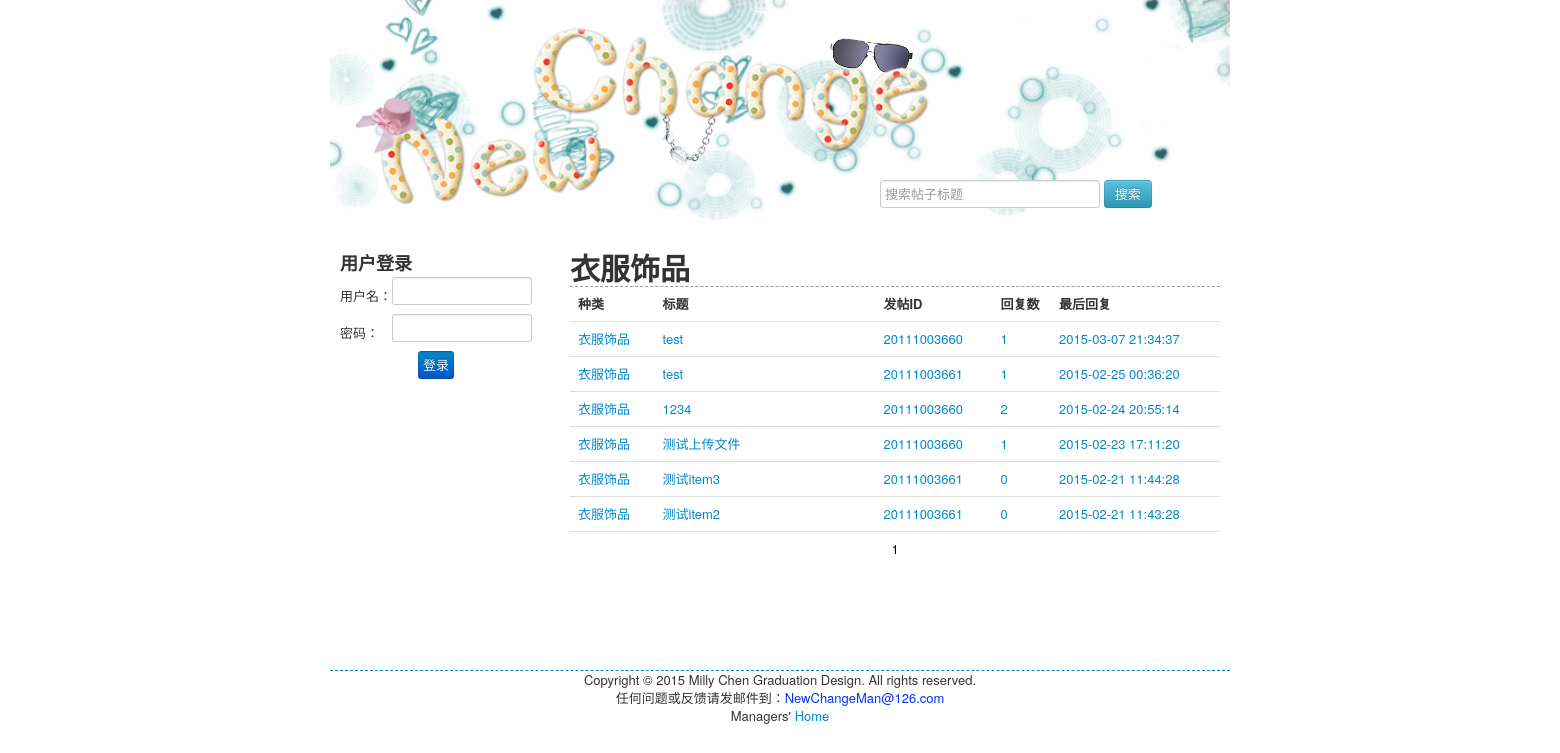
Screenshot of /others/typeselect.php?type=1 with the database file from the repository.
### tables this page shows
CREATE TABLE IF NOT EXISTS `type` (
  `type` bigint(20) NOT NULL AUTO_INCREMENT,
  `name` varchar(20) NOT NULL,
  PRIMARY KEY (`type`)
);

CREATE TABLE IF NOT EXISTS `item` (
  `item_id` bigint(100) NOT NULL AUTO_INCREMENT,
  `type` bigint(20) NOT NULL,
  `title` text NOT NULL,
  `content` text NOT NULL,
  `attachment` text COMMENT '默认为null，有path则取path',
  `author` varchar(30) NOT NULL,
  `time` datetime NOT NULL COMMENT '发帖时间',
  `last_modify` datetime NOT NULL,
  `status` char(2) NOT NULL DEFAULT '0' COMMENT '0代表正常，1代表不显示',
  PRIMARY KEY (`item_id`),
  KEY `author` (`author`),
  KEY `type` (`type`)
);

### others/typeselect.php (the view, shortened to what this page needs)
<!DOCTYPE html PUBLIC "-//W3C//DTD XHTML 1.0 Transitional//EN" "http://www.w3.org/TR/xhtml1/DTD/xhtml1-transitional.dtd">
<html xmlns="http://www.w3.org/1999/xhtml">
<head>
</head>
<body>
<?php
include("header.php");
$type_id=$_GET['type'];
?>
<div id="middle">
<?php include("middle_left.php"); ?>
<div id="middle_right">
<h1 class="border1">
<?php
$typename_res=mysql_query("select * from type where type=".$type_id);
$typename_list=mysql_fetch_array($typename_res);
echo $typename_list["name"];
?>
</h1>
<table class="table">
<thead>
<tr>
<th width="13%">种类</th>
<th width="34%">标题</th>
<th width="18%">发帖ID</th>
<th width="9%">回复数</th>
<th width="26%">最后回复</th>
</tr>
</thead>
<tbody>
<?php
$perNumber=20;
$page=$_GET['page'];
if (!isset($page)) {
 $page=1;
}
$startCount=($page-1)*$perNumber;
$result=mysql_query("select * from item where status='0' and type=".$type_id." order by last_modify desc limit $startCount,$perNumber");
while ($row=mysql_fetch_array($result)) {
$type=$row["type"];
$item_id=$row["item_id"];
?>
<tr class="font_style1">
<td>
<?php
$res=mysql_query("select * from type where type=".$type);
$list=mysql_fetch_array($res);
echo $list["name"];
?>
</td>
<td><a href="item_detail.php?item_id=<?php echo $item_id; ?>"><?php echo $row["title"]; ?></a></td>
<td><?php echo $row["author"]; ?></td>
<td>
<?php
$reply_count=mysql_query("select * from reply where status='0' and item_id=".$item_id);
echo mysql_num_rows($reply_count);
?></td>
<td><?php echo $row["last_modify"]; ?></td>
</tr>
<?php
}
?>
<tr>
<td colspan="5" style="text-align:center; color:#000;">
<?php echo $page; ?>
</td>
</tr>
</tbody>
</table>
</div>
</div>
<?php include("footer.php"); ?>
</body>
</html>

### style/style.css (style rules this page uses)
* { margin:0px; padding:0px; }
#middle { width:880px; margin:0 auto; padding:20px 10px; min-height:400px; }
#middle_right { width:650px; float:right; }
.font_style1 { color:#0088CC; }
.border1 { border-bottom:dashed 1px #999; }

### rows the page displays
type: name "衣服饰品"
item: type.name "衣服饰品", title "test", author "20111003660", mysql_num_rows($reply_count) "1", last_modify "2015-03-07 21:34:37"
item: type.name "衣服饰品", title "test", author "20111003661", mysql_num_rows($reply_count) "1", last_modify "2015-02-25 00:36:20"
item: type.name "衣服饰品", title "1234", author "20111003660", mysql_num_rows($reply_count) "2", last_modify "2015-02-24 20:55:14"
item: type.name "衣服饰品", title "测试上传文件", author "20111003660", mysql_num_rows($reply_count) "1", last_modify "2015-02-23 17:11:20"
item: type.name "衣服饰品", title "测试item3", author "20111003661", mysql_num_rows($reply_count) "0", last_modify "2015-02-21 11:44:28"
item: type.name "衣服饰品", title "测试item2", author "20111003661", mysql_num_rows($reply_count) "0", last_modify "2015-02-21 11:43:28"

### other values shown
$page "1"
